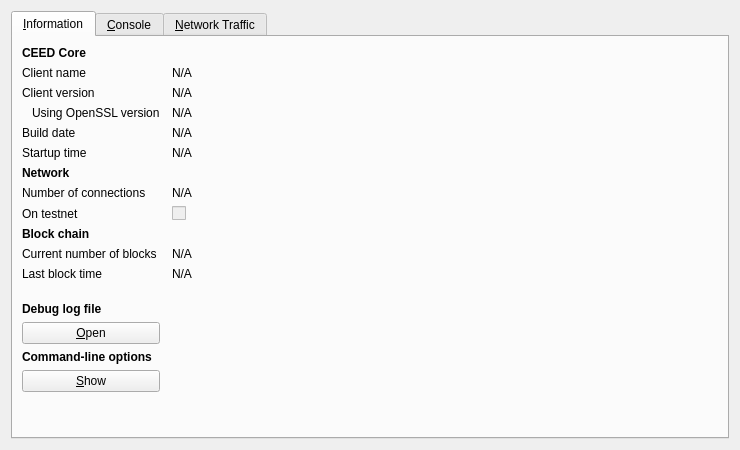
<?xml version="1.0" encoding="UTF-8"?>
<ui version="4.0">
 <class>RPCConsole</class>
 <widget class="QDialog" name="RPCConsole">
  <property name="geometry">
   <rect>
    <x>0</x>
    <y>0</y>
    <width>740</width>
    <height>450</height>
   </rect>
  </property>
  <property name="windowTitle">
   <string>CEED - Debug window</string>
  </property>
  <layout class="QVBoxLayout" name="verticalLayout_2">
   <item>
    <widget class="QTabWidget" name="tabWidget">
     <property name="currentIndex">
      <number>0</number>
     </property>
     <widget class="QWidget" name="tab_info">
      <attribute name="title">
       <string>&amp;Information</string>
      </attribute>
      <layout class="QGridLayout" name="gridLayout" columnstretch="0,1">
       <property name="horizontalSpacing">
        <number>12</number>
       </property>
       <item row="0" column="0">
        <widget class="QLabel" name="label_9">
         <property name="font">
          <font>
           <weight>75</weight>
           <bold>true</bold>
          </font>
         </property>
         <property name="text">
          <string>CEED Core</string>
         </property>
        </widget>
       </item>
       <item row="1" column="0">
        <widget class="QLabel" name="label_5">
         <property name="text">
          <string>Client name</string>
         </property>
        </widget>
       </item>
       <item row="1" column="1">
        <widget class="QLabel" name="clientName">
         <property name="cursor">
          <cursorShape>IBeamCursor</cursorShape>
         </property>
         <property name="text">
          <string>N/A</string>
         </property>
         <property name="textFormat">
          <enum>Qt::PlainText</enum>
         </property>
         <property name="textInteractionFlags">
          <set>Qt::LinksAccessibleByMouse|Qt::TextSelectableByKeyboard|Qt::TextSelectableByMouse</set>
         </property>
        </widget>
       </item>
       <item row="2" column="0">
        <widget class="QLabel" name="label_6">
         <property name="text">
          <string>Client version</string>
         </property>
        </widget>
       </item>
       <item row="2" column="1">
        <widget class="QLabel" name="clientVersion">
         <property name="cursor">
          <cursorShape>IBeamCursor</cursorShape>
         </property>
         <property name="text">
          <string>N/A</string>
         </property>
         <property name="textFormat">
          <enum>Qt::PlainText</enum>
         </property>
         <property name="textInteractionFlags">
          <set>Qt::LinksAccessibleByMouse|Qt::TextSelectableByKeyboard|Qt::TextSelectableByMouse</set>
         </property>
        </widget>
       </item>
       <item row="3" column="0">
        <widget class="QLabel" name="label_14">
         <property name="text">
          <string>Using OpenSSL version</string>
         </property>
         <property name="indent">
          <number>10</number>
         </property>
        </widget>
       </item>
       <item row="3" column="1">
        <widget class="QLabel" name="openSSLVersion">
         <property name="cursor">
          <cursorShape>IBeamCursor</cursorShape>
         </property>
         <property name="text">
          <string>N/A</string>
         </property>
         <property name="textFormat">
          <enum>Qt::PlainText</enum>
         </property>
         <property name="textInteractionFlags">
          <set>Qt::LinksAccessibleByMouse|Qt::TextSelectableByKeyboard|Qt::TextSelectableByMouse</set>
         </property>
        </widget>
       </item>
       <item row="4" column="0">
        <widget class="QLabel" name="label_12">
         <property name="text">
          <string>Build date</string>
         </property>
        </widget>
       </item>
       <item row="4" column="1">
        <widget class="QLabel" name="buildDate">
         <property name="cursor">
          <cursorShape>IBeamCursor</cursorShape>
         </property>
         <property name="text">
          <string>N/A</string>
         </property>
         <property name="textFormat">
          <enum>Qt::PlainText</enum>
         </property>
         <property name="textInteractionFlags">
          <set>Qt::LinksAccessibleByMouse|Qt::TextSelectableByKeyboard|Qt::TextSelectableByMouse</set>
         </property>
        </widget>
       </item>
       <item row="5" column="0">
        <widget class="QLabel" name="label_13">
         <property name="text">
          <string>Startup time</string>
         </property>
        </widget>
       </item>
       <item row="5" column="1">
        <widget class="QLabel" name="startupTime">
         <property name="cursor">
          <cursorShape>IBeamCursor</cursorShape>
         </property>
         <property name="text">
          <string>N/A</string>
         </property>
         <property name="textFormat">
          <enum>Qt::PlainText</enum>
         </property>
         <property name="textInteractionFlags">
          <set>Qt::LinksAccessibleByMouse|Qt::TextSelectableByKeyboard|Qt::TextSelectableByMouse</set>
         </property>
        </widget>
       </item>
       <item row="6" column="0">
        <widget class="QLabel" name="label_11">
         <property name="font">
          <font>
           <weight>75</weight>
           <bold>true</bold>
          </font>
         </property>
         <property name="text">
          <string>Network</string>
         </property>
        </widget>
       </item>
       <item row="7" column="0">
        <widget class="QLabel" name="label_7">
         <property name="text">
          <string>Number of connections</string>
         </property>
        </widget>
       </item>
       <item row="7" column="1">
        <widget class="QLabel" name="numberOfConnections">
         <property name="cursor">
          <cursorShape>IBeamCursor</cursorShape>
         </property>
         <property name="text">
          <string>N/A</string>
         </property>
         <property name="textFormat">
          <enum>Qt::PlainText</enum>
         </property>
         <property name="textInteractionFlags">
          <set>Qt::LinksAccessibleByMouse|Qt::TextSelectableByKeyboard|Qt::TextSelectableByMouse</set>
         </property>
        </widget>
       </item>
       <item row="8" column="0">
        <widget class="QLabel" name="label_8">
         <property name="text">
          <string>On testnet</string>
         </property>
        </widget>
       </item>
       <item row="8" column="1">
        <widget class="QCheckBox" name="isTestNet">
         <property name="enabled">
          <bool>false</bool>
         </property>
         <property name="text">
          <string/>
         </property>
        </widget>
       </item>
       <item row="9" column="0">
        <widget class="QLabel" name="label_10">
         <property name="font">
          <font>
           <weight>75</weight>
           <bold>true</bold>
          </font>
         </property>
         <property name="text">
          <string>Block chain</string>
         </property>
        </widget>
       </item>
       <item row="10" column="0">
        <widget class="QLabel" name="label_3">
         <property name="text">
          <string>Current number of blocks</string>
         </property>
        </widget>
       </item>
       <item row="10" column="1">
        <widget class="QLabel" name="numberOfBlocks">
         <property name="cursor">
          <cursorShape>IBeamCursor</cursorShape>
         </property>
         <property name="text">
          <string>N/A</string>
         </property>
         <property name="textFormat">
          <enum>Qt::PlainText</enum>
         </property>
         <property name="textInteractionFlags">
          <set>Qt::LinksAccessibleByMouse|Qt::TextSelectableByKeyboard|Qt::TextSelectableByMouse</set>
         </property>
        </widget>
       </item>
       <item row="11" column="0">
        <widget class="QLabel" name="label_2">
         <property name="text">
          <string>Last block time</string>
         </property>
        </widget>
       </item>
       <item row="11" column="1">
        <widget class="QLabel" name="lastBlockTime">
         <property name="cursor">
          <cursorShape>IBeamCursor</cursorShape>
         </property>
         <property name="text">
          <string>N/A</string>
         </property>
         <property name="textFormat">
          <enum>Qt::PlainText</enum>
         </property>
         <property name="textInteractionFlags">
          <set>Qt::LinksAccessibleByMouse|Qt::TextSelectableByKeyboard|Qt::TextSelectableByMouse</set>
         </property>
        </widget>
       </item>
       <item row="12" column="0">
        <spacer name="verticalSpacer_2">
         <property name="orientation">
          <enum>Qt::Vertical</enum>
         </property>
         <property name="sizeHint" stdset="0">
          <size>
           <width>20</width>
           <height>20</height>
          </size>
         </property>
        </spacer>
       </item>
       <item row="13" column="0">
        <widget class="QLabel" name="labelDebugLogfile">
         <property name="font">
          <font>
           <weight>75</weight>
           <bold>true</bold>
          </font>
         </property>
         <property name="text">
          <string>Debug log file</string>
         </property>
        </widget>
       </item>
       <item row="14" column="0">
        <widget class="QPushButton" name="openDebugLogfileButton">
         <property name="toolTip">
          <string>Open the CEED debug log file from the current data directory. This can take a few seconds for large log files.</string>
         </property>
         <property name="text">
          <string>&amp;Open</string>
         </property>
         <property name="autoDefault">
          <bool>false</bool>
         </property>
        </widget>
       </item>
       <item row="15" column="0">
        <widget class="QLabel" name="labelCLOptions">
         <property name="font">
          <font>
           <weight>75</weight>
           <bold>true</bold>
          </font>
         </property>
         <property name="text">
          <string>Command-line options</string>
         </property>
        </widget>
       </item>
       <item row="16" column="0">
        <widget class="QPushButton" name="showCLOptionsButton">
         <property name="toolTip">
          <string>Show the CEED-Qt help message to get a list with possible CEED command-line options.</string>
         </property>
         <property name="text">
          <string>&amp;Show</string>
         </property>
         <property name="autoDefault">
          <bool>false</bool>
         </property>
        </widget>
       </item>
       <item row="17" column="0">
        <spacer name="verticalSpacer">
         <property name="orientation">
          <enum>Qt::Vertical</enum>
         </property>
         <property name="sizeHint" stdset="0">
          <size>
           <width>20</width>
           <height>40</height>
          </size>
         </property>
        </spacer>
       </item>
      </layout>
     </widget>
     <widget class="QWidget" name="tab_console">
      <attribute name="title">
       <string>&amp;Console</string>
      </attribute>
      <layout class="QVBoxLayout" name="verticalLayout_3">
       <property name="spacing">
        <number>3</number>
       </property>
       <item>
        <widget class="QTextEdit" name="messagesWidget">
         <property name="minimumSize">
          <size>
           <width>0</width>
           <height>100</height>
          </size>
         </property>
         <property name="readOnly">
          <bool>true</bool>
         </property>
         <property name="tabKeyNavigation" stdset="0">
          <bool>false</bool>
         </property>
         <property name="columnCount" stdset="0">
          <number>2</number>
         </property>
        </widget>
       </item>
       <item>
        <layout class="QHBoxLayout" name="horizontalLayout">
         <property name="spacing">
          <number>3</number>
         </property>
         <item>
          <widget class="QLabel" name="label">
           <property name="text">
            <string notr="true">&gt;</string>
           </property>
          </widget>
         </item>
         <item>
          <widget class="QLineEdit" name="lineEdit"/>
         </item>
         <item>
          <widget class="QPushButton" name="clearButton">
           <property name="maximumSize">
            <size>
             <width>24</width>
             <height>24</height>
            </size>
           </property>
           <property name="toolTip">
            <string>Clear console</string>
           </property>
           <property name="text">
            <string/>
           </property>
           <property name="icon">
            <iconset resource="../bitcoin.qrc">
             <normaloff>:/icons/remove</normaloff>:/icons/remove</iconset>
           </property>
           <property name="shortcut">
            <string notr="true">Ctrl+L</string>
           </property>
           <property name="autoDefault">
            <bool>false</bool>
           </property>
          </widget>
         </item>
        </layout>
       </item>
      </layout>
     </widget>
     <widget class="QWidget" name="tab">
      <attribute name="title">
       <string>&amp;Network Traffic</string>
      </attribute>
      <layout class="QHBoxLayout" name="horizontalLayout_3">
       <item>
        <layout class="QVBoxLayout" name="verticalLayout_4">
         <item>
          <widget class="TrafficGraphWidget" name="trafficGraph" native="true">
           <property name="sizePolicy">
            <sizepolicy hsizetype="Expanding" vsizetype="Expanding">
             <horstretch>0</horstretch>
             <verstretch>0</verstretch>
            </sizepolicy>
           </property>
          </widget>
         </item>
         <item>
          <layout class="QHBoxLayout" name="horizontalLayout_2">
           <item>
            <widget class="QSlider" name="sldGraphRange">
             <property name="minimum">
              <number>1</number>
             </property>
             <property name="maximum">
              <number>288</number>
             </property>
             <property name="pageStep">
              <number>12</number>
             </property>
             <property name="value">
              <number>6</number>
             </property>
             <property name="orientation">
              <enum>Qt::Horizontal</enum>
             </property>
            </widget>
           </item>
           <item>
            <widget class="QLabel" name="lblGraphRange">
             <property name="minimumSize">
              <size>
               <width>100</width>
               <height>0</height>
              </size>
             </property>
             <property name="alignment">
              <set>Qt::AlignCenter</set>
             </property>
            </widget>
           </item>
           <item>
            <widget class="QPushButton" name="btnClearTrafficGraph">
             <property name="text">
              <string>&amp;Clear</string>
             </property>
            </widget>
           </item>
          </layout>
         </item>
        </layout>
       </item>
       <item>
        <layout class="QVBoxLayout" name="verticalLayout">
         <item>
          <widget class="QGroupBox" name="groupBox">
           <property name="title">
            <string>Totals</string>
           </property>
           <layout class="QVBoxLayout" name="verticalLayout_5">
            <item>
             <layout class="QHBoxLayout" name="horizontalLayout_4">
              <item>
               <widget class="Line" name="line">
                <property name="sizePolicy">
                 <sizepolicy hsizetype="Fixed" vsizetype="Fixed">
                  <horstretch>0</horstretch>
                  <verstretch>0</verstretch>
                 </sizepolicy>
                </property>
                <property name="minimumSize">
                 <size>
                  <width>10</width>
                  <height>0</height>
                 </size>
                </property>
                <property name="palette">
                 <palette>
                  <active>
                   <colorrole role="Light">
                    <brush brushstyle="SolidPattern">
                     <color alpha="255">
                      <red>0</red>
                      <green>255</green>
                      <blue>0</blue>
                     </color>
                    </brush>
                   </colorrole>
                  </active>
                  <inactive>
                   <colorrole role="Light">
                    <brush brushstyle="SolidPattern">
                     <color alpha="255">
                      <red>0</red>
                      <green>255</green>
                      <blue>0</blue>
                     </color>
                    </brush>
                   </colorrole>
                  </inactive>
                  <disabled>
                   <colorrole role="Light">
                    <brush brushstyle="SolidPattern">
                     <color alpha="255">
                      <red>0</red>
                      <green>255</green>
                      <blue>0</blue>
                     </color>
                    </brush>
                   </colorrole>
                  </disabled>
                 </palette>
                </property>
                <property name="orientation">
                 <enum>Qt::Horizontal</enum>
                </property>
               </widget>
              </item>
              <item>
               <widget class="QLabel" name="label_16">
                <property name="text">
                 <string>In:</string>
                </property>
               </widget>
              </item>
              <item>
               <widget class="QLabel" name="lblBytesIn">
                <property name="minimumSize">
                 <size>
                  <width>50</width>
                  <height>0</height>
                 </size>
                </property>
                <property name="alignment">
                 <set>Qt::AlignRight|Qt::AlignTrailing|Qt::AlignVCenter</set>
                </property>
               </widget>
              </item>
             </layout>
            </item>
            <item>
             <layout class="QHBoxLayout" name="horizontalLayout_5">
              <item>
               <widget class="Line" name="line_2">
                <property name="sizePolicy">
                 <sizepolicy hsizetype="Fixed" vsizetype="Fixed">
                  <horstretch>0</horstretch>
                  <verstretch>0</verstretch>
                 </sizepolicy>
                </property>
                <property name="minimumSize">
                 <size>
                  <width>10</width>
                  <height>0</height>
                 </size>
                </property>
                <property name="palette">
                 <palette>
                  <active>
                   <colorrole role="Light">
                    <brush brushstyle="SolidPattern">
                     <color alpha="255">
                      <red>255</red>
                      <green>0</green>
                      <blue>0</blue>
                     </color>
                    </brush>
                   </colorrole>
                  </active>
                  <inactive>
                   <colorrole role="Light">
                    <brush brushstyle="SolidPattern">
                     <color alpha="255">
                      <red>255</red>
                      <green>0</green>
                      <blue>0</blue>
                     </color>
                    </brush>
                   </colorrole>
                  </inactive>
                  <disabled>
                   <colorrole role="Light">
                    <brush brushstyle="SolidPattern">
                     <color alpha="255">
                      <red>255</red>
                      <green>0</green>
                      <blue>0</blue>
                     </color>
                    </brush>
                   </colorrole>
                  </disabled>
                 </palette>
                </property>
                <property name="orientation">
                 <enum>Qt::Horizontal</enum>
                </property>
               </widget>
              </item>
              <item>
               <widget class="QLabel" name="label_17">
                <property name="text">
                 <string>Out:</string>
                </property>
               </widget>
              </item>
              <item>
               <widget class="QLabel" name="lblBytesOut">
                <property name="minimumSize">
                 <size>
                  <width>50</width>
                  <height>0</height>
                 </size>
                </property>
                <property name="alignment">
                 <set>Qt::AlignRight|Qt::AlignTrailing|Qt::AlignVCenter</set>
                </property>
               </widget>
              </item>
             </layout>
            </item>
            <item>
             <spacer name="verticalSpacer_4">
              <property name="orientation">
               <enum>Qt::Vertical</enum>
              </property>
              <property name="sizeHint" stdset="0">
               <size>
                <width>20</width>
                <height>407</height>
               </size>
              </property>
             </spacer>
            </item>
           </layout>
          </widget>
         </item>
        </layout>
       </item>
      </layout>
     </widget>
    </widget>
   </item>
  </layout>
 </widget>
 <customwidgets>
  <customwidget>
   <class>TrafficGraphWidget</class>
   <extends>QWidget</extends>
   <header>trafficgraphwidget.h</header>
   <container>1</container>
   <slots>
    <slot>clear()</slot>
   </slots>
  </customwidget>
 </customwidgets>
 <resources>
  <include location="../bitcoin.qrc"/>
 </resources>
 <connections/>
</ui>
